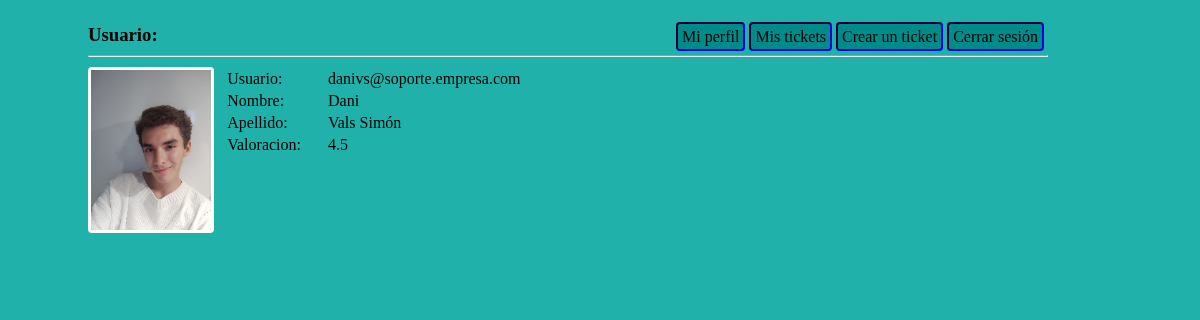
Screenshot of /profile.php?email=danivs@soporte.empresa.com with the database file from the repository.
### tables this page shows
CREATE TABLE AppUser (
	idUser INT(10) PRIMARY KEY AUTO_INCREMENT,
	email VARCHAR(255) UNIQUE,
	passwd VARCHAR(64),
	name VARCHAR(255),
	lastname VARCHAR(255),
	rol INT(1),
	openTickets INT(1),
	activated INT(1),
	CONSTRAINT FOREIGN KEY (rol) REFERENCES Rol (idRol),
	CONSTRAINT CHECK (openTickets<=3)
);

CREATE TABLE Rating (
	idTechnician INT(10) PRIMARY KEY,
	actualRating FLOAT(3,2),
	numOfRatings INT(10),
	CONSTRAINT FOREIGN KEY(idTechnician) REFERENCES AppUser(idUser) ON DELETE CASCADE,
	CONSTRAINT CHECK (actualRating<=5 AND actualRating>=0)
);

### file_dir.php (called while the page is built)
<?php
$attach_directory = "./uploads/";
$profile_picture_directory = $attach_directory . "ProfilePictures/";

### func.php (called while the page is built, shortened)
<?php
function returnPPstring($name) {
    require "file_dir.php";
    if (file_exists($profile_picture_directory . $name . ".png")) {
        return      $profile_picture_directory . $name . ".png";
    } else {
        return $profile_picture_directory . "defaultPP.png";
    }
}
    ?>

### profile.php (the view, shortened to what this page needs)
<!DOCTYPE html>
<?php
include "header.php";
if (isset($_GET["email"])) {
    $user = $_GET["email"];
}
require "func.php";
require "conection.php";
$bd = new PDO("mysql:dbname=".$bd_config["bd_name"].";host=".$bd_config["ip"],
    $bd_config["user"],
    $bd_config["password"]);
$sel = "select * from AppUser where email like '".$user."'";
$res = $bd->query($sel);
foreach ($res as $row) {
    $userid = $row['idUser'];
    $email = $row['email'];
    $rol = $row['rol'];
    $name = $row['name'];
    $surname = $row['lastname'];
}
require "file_dir.php";
?>
<html lang="en">
<head>
    <link rel="stylesheet" href="css/profile.css">
</head>
<body>
    <div id="div-profile">
        <div id="div-profile-picture">
            <img src="<?= returnPPstring($user) ?>" alt="foto de perfil">
        </div>
        <div id="div-user-data">
            <table>
                <tr>
                    <td>Usuario:</td>
                    <td><?= $email?></td>
                </tr>
                <tr>
                    <td>Nombre:</td>
                    <td><?= $name?></td>
                </tr>
                <tr>
                    <td>Apellido:</td>
                    <td><?= $surname?></td>
                </tr>
                <?php
                    if ($rol == 1) {
                ?>
                <tr>
                    <td>Valoracion:</td>
                    <td>
                    <?php
                        $ratingSel = "SELECT * FROM rating WHERE idTechnician = " . $userid;
                        $rating = $bd->query($ratingSel);
                        foreach ($rating as $rate) {
                            echo $rate['actualRating'];
                        }
                    ?>
                    </td>
                </tr>
                <?php
                    }
                ?>
            </table>
        </div>
    </div>
</body>
</html>

### css/header.css (style rules this page uses)
body { background-color: lightseagreen; padding: 1em 5em; }
tr>td:first-child { padding-right: 1.5em; }

### css/profile.css (style rules this page uses)
body { width: 80%; }
#div-profile { display: flex; }
#div-profile-picture { margin-right: 10px; }
img { height: 10em; border: 3px solid white; margin-bottom: 1em; border-radius: .25em; }

### rows the page displays
appuser: email "danivs@soporte.empresa.com", lastname "Vals Simón"
rating: actualRating "4.5"

### other values shown
$name "Dani"
